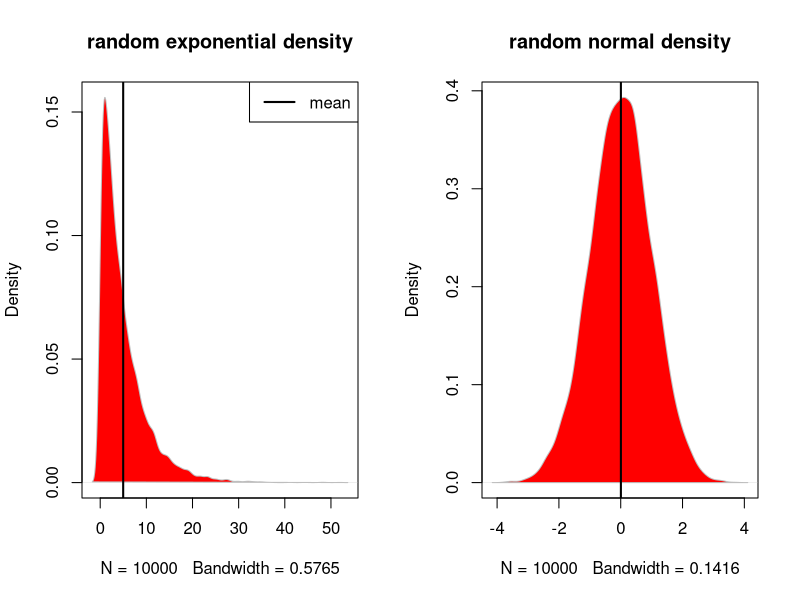
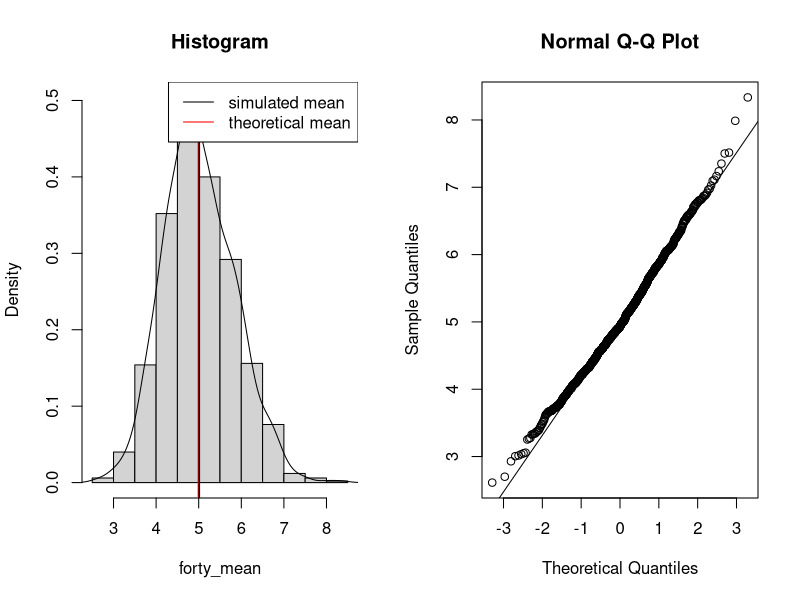
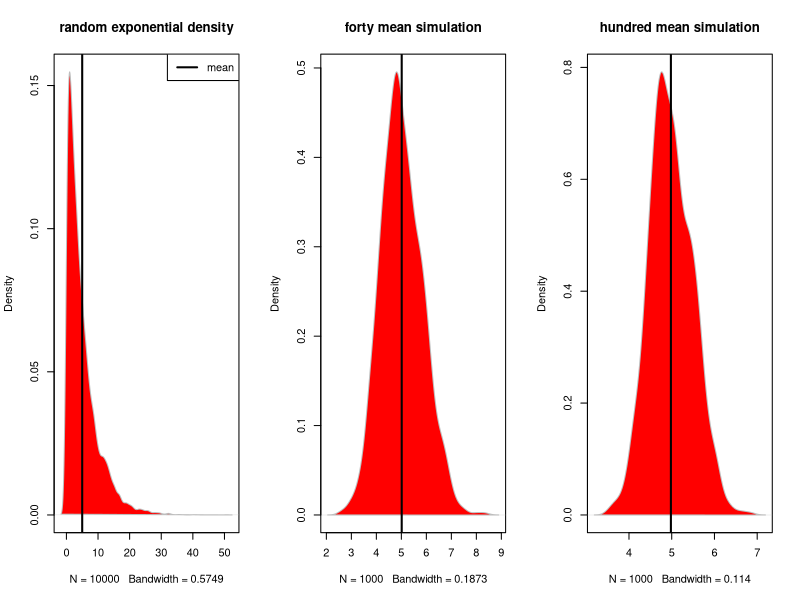

The R script that drew these images, in order:
## ---- chunk 1
set.seed(23); lambda <- 0.2  ## lambda is our rate
par(mfrow=c(1,2), oma=c(0,0,0,0))
randomexponential <- rexp(10000, lambda); re <- density(randomexponential)
plot(re, type="n", main="random exponential density")
polygon(re, col="red", border="grey")
abline(v=mean(randomexponential), col="black", lwd=2)
legend('topright', "mean", lty=1, col="black", lwd=2)
set.seed(23); randomnormal <- rnorm(10000); rn <-density(randomnormal)
plot(rn, type="n", main="random normal density")
polygon(rn, col="red", border="grey")
abline(v=mean(randomnormal), col="black", lwd=2)
## ---- chunk 2
set.seed(23)  ## set seed for reproducability
## run 1000 simulations
nsims <- 1000
n <- 40 ## our default number of exponentials
forty_mean = sapply(1:nsims, function(x) {mean(rexp(n, lambda))})
hundred_mean = sapply(1:nsims, function(x) {mean(rexp(100, lambda))})
## ---- chunk 3
meansdf <- data.frame("theoreticalMean"=1/lambda)
meansdf$fortyMean <- mean(forty_mean)
meansdf
## ---- chunk 4
variancedf <- data.frame("theoreticalVariance" = 1/lambda^2/n)
## 1/lambda^2/n  ## our theoretical variance for 1000 means of n=40 size exponentials
variancedf$simulatedVariance <- var(forty_mean)  ## the actual variance of our 40 size exponential simulation
variancedf
## ---- chunk 5
par(mfrow=c(1,2), oma=c(0,0,0,0))
hist(forty_mean, breaks=10, prob=TRUE, main="Histogram") 
lines(density(forty_mean), col="black")
## the theoretical center of distribution is 1/lambda (vertical line at mean)
abline(v=1/lambda, col="red", lty=1, lwd=2)
## our simulated mean/center
abline(v=mean(forty_mean), col="black", lwd=1.5)
legend('topright', c("simulated mean", "theoretical mean"), lty=c(1,1), col=c("black", "red"))
qqnorm(forty_mean); qqline(forty_mean)
## ---- chunk 6
par(mfrow=c(1,3), oma=c(0,0,0,0))
randomexponential <- rexp(10000, lambda)
re <- density(randomexponential)
plot(re, type="n", main="random exponential density")
polygon(re, col="red", border="grey")
abline(v=mean(randomexponential), col="black", lwd=2)
legend('topright', "mean", lty=1, col="black", lwd=2)
d <- density(forty_mean)
plot(d, type="n", main="forty mean simulation")
polygon(d, col="red", border="grey")
abline(v=mean(forty_mean), col="black", lwd=2)
d <- density(hundred_mean)
plot(d, type="n", main="hundred mean simulation")
polygon(d, col="red", border="grey")
abline(v=mean(hundred_mean), col="black", lwd=2)
